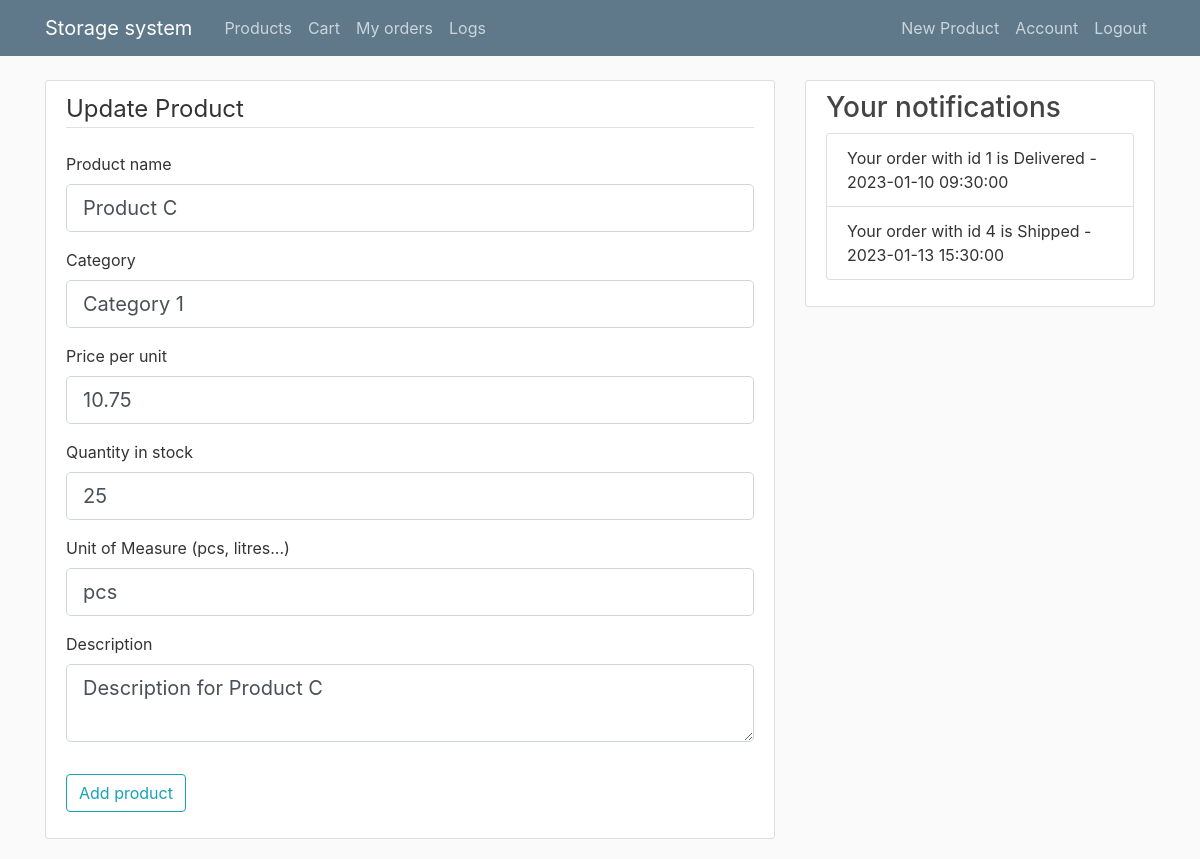
The page /product/3/update (signed in) on the database as committed earlier.
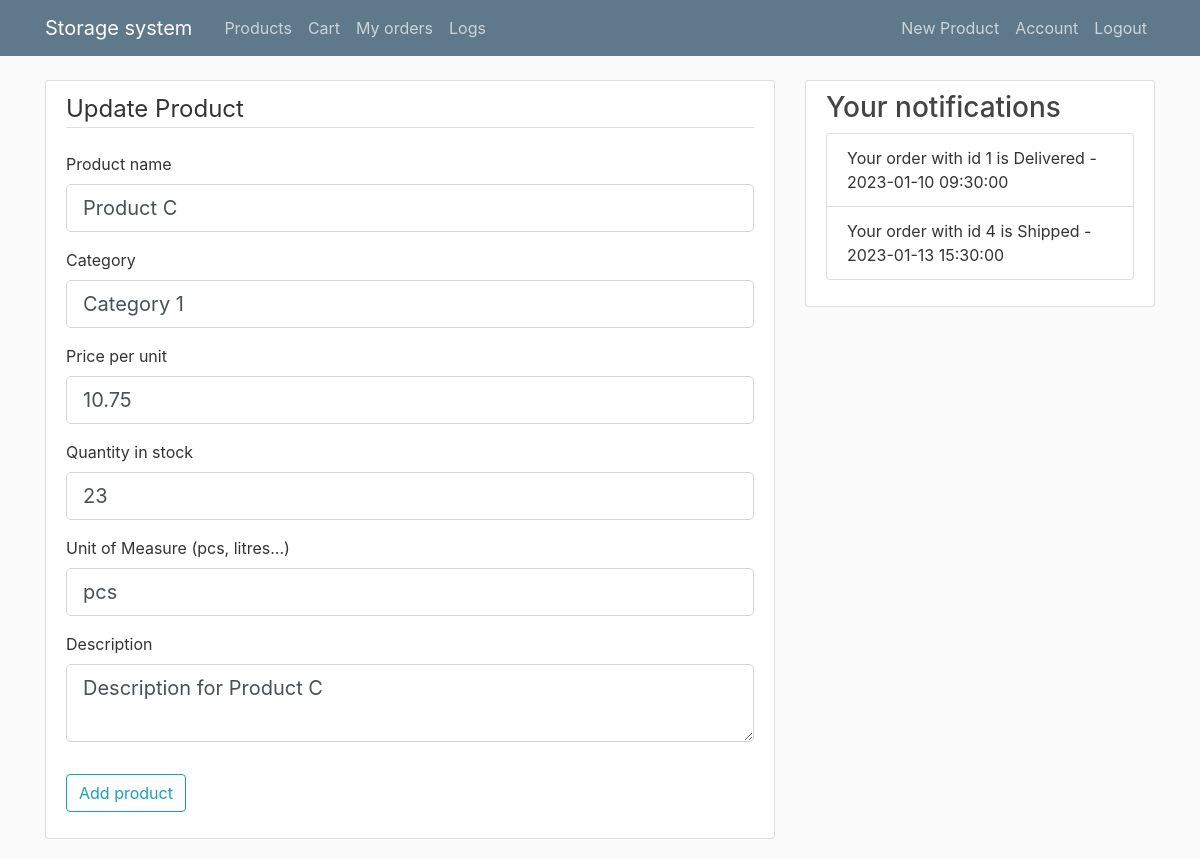
The same page on the database as committed later.
### flaskblog/models.py (models this page shows, shortened)
class Product(db.Model):
    id = db.Column(db.Integer, primary_key=True)
    name = db.Column(db.String(20), nullable=False, unique=True)
    category = db.Column(db.String(20), nullable=False)
    price = db.Column(db.Float, nullable=False)
    quantityInStock = db.Column(db.Integer, nullable=False)
    unitOfMeasure = db.Column(db.String(20), nullable=False)
    description = db.Column(db.Text, nullable=False)

### flaskblog/products/routes.py (the view)
@products.route("/product/<int:product_id>/update", methods=['GET', 'POST'])
@login_required
def update_product(product_id):
    product = Product.query.get_or_404(product_id)
    if not current_user.has_roles('admin'):
        abort(403)
    form = ProductForm()
    if form.validate_on_submit():
        product.name=form.name.data
        product.category=form.category.data
        product.price=form.price.data
        product.quantityInStock=form.quantityInStock.data
        product.unitOfMeasure=form.unitOfMeasure.data
        product.description=form.description.data
        db.session.commit()
        log_to_couchdb(f"User with id:{current_user.id} updated product:{product.id} {product.name}!")
        flash('Your product has been updated!', 'success')
        return redirect(url_for('products.product', product_id=product.id))
    elif request.method == 'GET':
        form.name.data = product.name
        form.category.data = product.category
        form.price.data = product.price
        form.quantityInStock.data = product.quantityInStock
        form.unitOfMeasure.data = product.unitOfMeasure
        form.description.data = product.description
    return render_template('create_product.html', title='Update Product',
                           form=form, legend='Update Product')

### flaskblog/products/forms.py
class ProductForm(FlaskForm):
    name = StringField('Product name', validators=[DataRequired()])
    category = StringField('Category', validators=[DataRequired()])
    price = FloatField('Price per unit', validators=[DataRequired()])
    quantityInStock = IntegerField('Quantity in stock', validators=[DataRequired()])
    unitOfMeasure = StringField('Unit of Measure (pcs, litres...)', validators=[DataRequired()])
    description = TextAreaField('Description', validators=[DataRequired()])
    submit = SubmitField('Add product')

### flaskblog/models.py (called while the page is built)
@login_manager.user_loader
def load_user(user_id):
    return User.query.get(int(user_id))

    def has_roles(self, role):
        if isinstance(role, str):
            return role in (role.name for role in self.roles)
        else:
            return role in self.roles

### flaskblog/templates/create_product.html (shortened to what this page needs)
{% extends "layout.html" %}
{% block content %}
<div class="content-section">
    <form method="POST" action="">
        <fieldset class="form-group">
            <legend class="border-bottom mb-4">{{ legend }}</legend>
            <div class="form-group">
                {{ form.name.label(class="form-control-label") }}
                {% if form.name.errors %}
                    {{ form.name(class="form-control form-control-lg is-invalid") }}
                    <div class="invalid-feedback">
                        {% for error in form.name.errors %}
                            <span>{{ error }}</span>
                        {% endfor %}
                    </div>
                {% else %}
                    {{ form.name(class="form-control form-control-lg") }}
                {% endif %}
            </div>
            <div class="form-group">
                {{ form.category.label(class="form-control-label") }}
                {% if form.category.errors %}
                    {{ form.category(class="form-control form-control-lg is-invalid") }}
                    <div class="invalid-feedback">
                        {% for error in form.category.errors %}
                            <span>{{ error }}</span>
                        {% endfor %}
                    </div>
                {% else %}
                    {{ form.category(class="form-control form-control-lg") }}
                {% endif %}
            </div>
            <div class="form-group">
                {{ form.price.label(class="form-control-label") }}
                {% if form.price.errors %}
                    {{ form.price(class="form-control form-control-lg is-invalid") }}
                    <div class="invalid-feedback">
                        {% for error in form.price.errors %}
                            <span>{{ error }}</span>
                        {% endfor %}
                    </div>
                {% else %}
                    {{ form.price(class="form-control form-control-lg") }}
                {% endif %}
            </div>
            <div class="form-group">
                {{ form.quantityInStock.label(class="form-control-label") }}
                {% if form.quantityInStock.errors %}
                    {{ form.quantityInStock(class="form-control form-control-lg is-invalid") }}
                    <div class="invalid-feedback">
                        {% for error in form.quantityInStock.errors %}
                            <span>{{ error }}</span>
                        {% endfor %}
                    </div>
                {% else %}
                    {{ form.quantityInStock(class="form-control form-control-lg") }}
                {% endif %}
            </div>
            <div class="form-group">
                {{ form.unitOfMeasure.label(class="form-control-label") }}
                {% if form.unitOfMeasure.errors %}
                    {{ form.unitOfMeasure(class="form-control form-control-lg is-invalid") }}
                    <div class="invalid-feedback">
                        {% for error in form.unitOfMeasure.errors %}
                            <span>{{ error }}</span>
                        {% endfor %}
                    </div>
                {% else %}
                    {{ form.unitOfMeasure(class="form-control form-control-lg") }}
                {% endif %}
            </div>
            <div class="form-group">
                {{ form.description.label(class="form-control-label") }}
                {% if form.description.errors %}
                    {{ form.description(class="form-control form-control-lg is-invalid") }}
                    <div class="invalid-feedback">
                        {% for error in form.description.errors %}
                            <span>{{ error }}</span>
                        {% endfor %}
                    </div>
                {% else %}
                    {{ form.description(class="form-control form-control-lg") }}
                {% endif %}
            </div>
        </fieldset>
        <div class="form-group">
            {{ form.submit(class="btn btn-outline-info") }}
        </div>
    </form>
</div>
{% endblock content %}

Rows that differ between the two databases and show on the page:
changed Product "Product C": quantityInStock "25" → "23"
